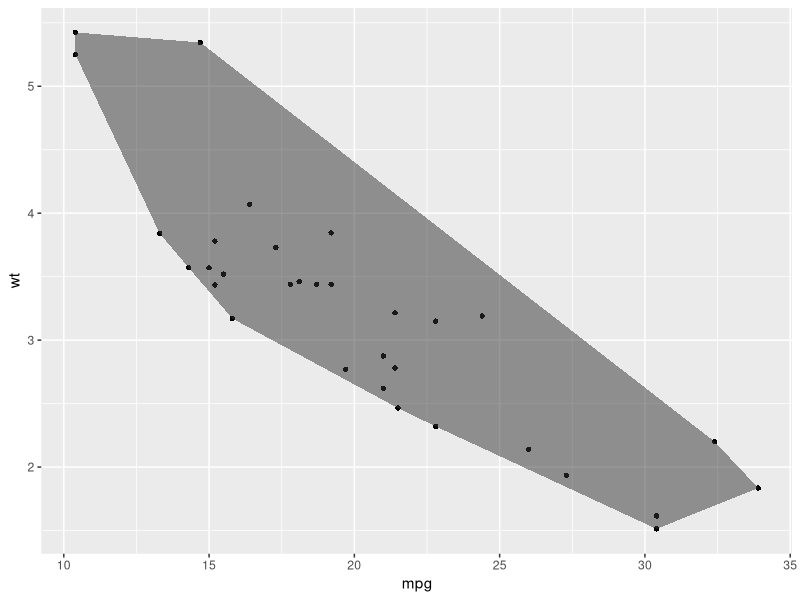
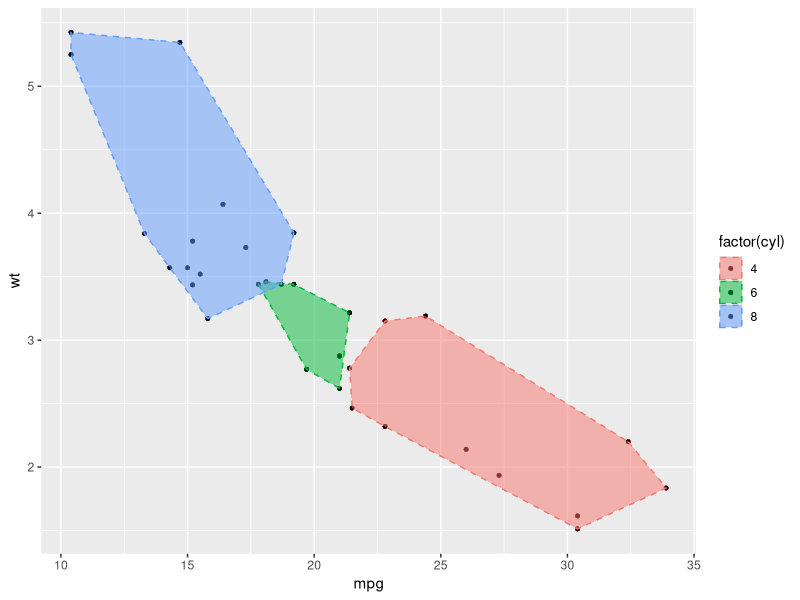
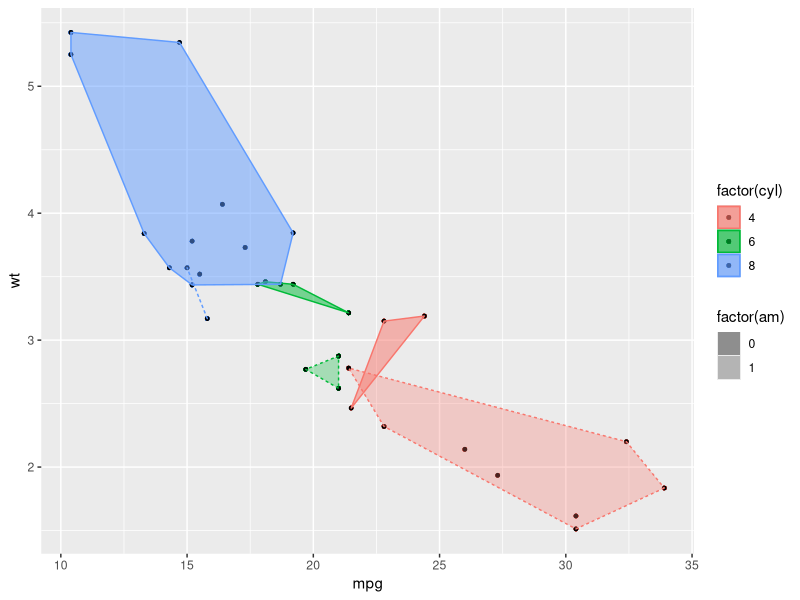

These figures' R source, in order:
# demonstration for adding convex hull to ggplot2 scatter
# based on https://stackoverflow.com/questions/48690755/adding-convex-hull-to-ggplot-map

# aim is to add to PCA plots

library(tidyverse)

# convex hull of points on plot (mtcars mpg vs wt)
# these are the slice of data points that define the outer boundary of point area on mpg vs wt plot
hull <- mtcars %>% 
  slice(chull(mpg, wt))

# original scatterplot
p <- ggplot(mtcars, aes(mpg, wt)) + geom_point(shape = 16)

# overlay convex hull as polygon
p + geom_polygon(data = hull, alpha = 0.5)

# separate groupings split by cyl
hull_cyl <- mtcars %>% 
  group_by(cyl) %>% 
  slice(chull(mpg, wt))

# group by both am and cyl, separate hull for each
hull_cyl_a <- mtcars %>%
  group_by(am, cyl) %>% filter(am == 0) %>%
  slice(chull(mpg, wt))

hull_cyl_m <- mtcars %>%
  group_by(am, cyl) %>% filter(am == 1) %>%
  slice(chull(mpg, wt))


# plot with cyl group hulls
p + 
  aes(fill = factor(cyl), color = factor(cyl)) + 
  geom_point(color = 'black', size = 1) +
  geom_polygon(data = hull_cyl, alpha = 0.5, size = .5, linetype = 2)

# plot with am x cyl group hulls
p + 
  aes(fill = factor(cyl), color = factor(cyl), linetype = factor(am)) + 
  geom_point(color = 'black', size = 1) +
  geom_polygon(data = hull_cyl_a, alpha = 0.5) +
  geom_polygon(data = hull_cyl_m, alpha = 0.3)


